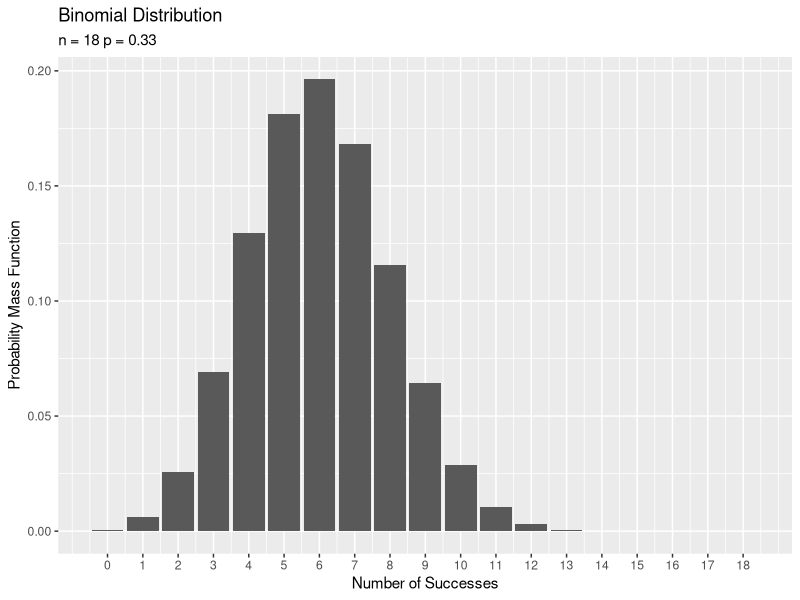
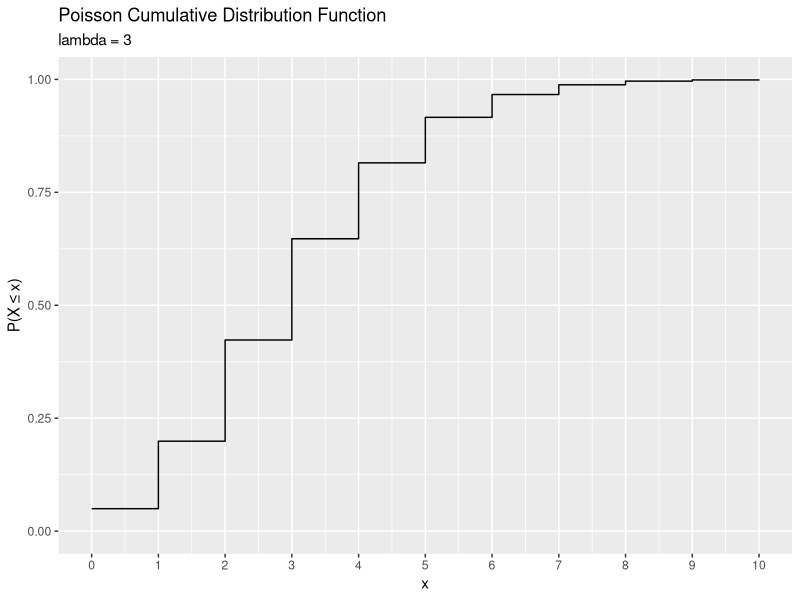

Reproduce these figures in R, in order.
# A. Plot della funzione di massa di probabilità per la distribuzione binomiale con n=18 
#    e p=1/3. Calcolo delle probabilità richieste:
#    - P(X = 3)
#    - P(X ≥ 3)
#    - P(1 ≤ X < 5)
#    - P(X ≥ 15)

p <- 1/3
n <- 18

# Creazione di un dataframe con i valori della distribuzione binomiale
# - x: numero di successi
# - PMF: probabilità di ciascun numero di successi

df_to_plot <- data.frame(
    x = 0:n,
    PMF = dbinom(0:n, size = n, prob = p)
)

library(ggplot2)
# Grafico della funzione di massa di probabilità
# - geom_col(): grafico a barre per rappresentare la distribuzione
# - scale_x_continuous(): etichette sull'asse x per ogni valore da 0 a n

ggplot(df_to_plot, aes(x = x, y = PMF)) + 
    geom_col() +
    scale_x_continuous(breaks = 0:n) +
    labs(x = "Number of Successes", y = "Probability Mass Function",
         title = "Binomial Distribution",
         subtitle = paste("n =", n, "p =", round(p, digits = 2)))

# Calcolo delle probabilità richieste
# P(X = 3): probabilità che X sia esattamente 3
# - dbinom(x, size, prob): restituisce la probabilità esatta per X = x nella distribuzione binomiale
dbinom(x = 3, size = n, prob = p)

# P(X ≥ 3): probabilità che X sia maggiore o uguale a 3
# - pbinom(q, size, prob) calcola P(X ≤ q), quindi per P(X ≥ 3) usiamo 1 - P(X ≤ 2)
1 - pbinom(q = 2, size = n, prob = p) # Alternativa: pbinom(q = 2, size = n, prob = p, lower.tail = FALSE)
# - Alternativa: sommare direttamente le probabilità di X da 3 a 18
dbinom(x = 3:18, size = n, prob = p) |> sum()

# P(1 ≤ X < 5): probabilità che X sia compreso tra 1 e 4
# - pbinom(q, size, prob) restituisce P(X ≤ q), quindi calcoliamo P(X ≤ 4) - P(X ≤ 0)
pbinom(q = 4, size = n, prob = p) - pbinom(q = 0, size = n, prob = p)
# - Alternativa: sommare direttamente le probabilità di X = 1, 2, 3, 4
dbinom(1:4, n, p) |> sum()

# P(X ≥ 15): probabilità che X sia maggiore o uguale a 15
# - Usiamo pbinom(q, size, prob, lower.tail = FALSE) per ottenere P(X ≥ 15)
pbinom(14, n, p, lower.tail = FALSE)
# - Alternativa: sommare direttamente le probabilità di X = 15, 16, 17, 18
dbinom(15:18, n, p) |> sum()

# B. Plot della funzione di distribuzione cumulativa per la distribuzione di Poisson con λ = 3
#    e calcolo delle probabilità richieste:
#    - P(X = 3)
#    - P(X ≥ 3)
#    - P(1 ≤ X < 5)
#    - P(X ≥ 15)

lambda <- 3

# Creazione di un dataframe per la distribuzione cumulativa di Poisson
# - x: valori della distribuzione di Poisson
# - CDF: funzione di distribuzione cumulativa per ogni x

df_to_plot <- data.frame(
    x = 0:10,
    CDF = ppois(0:10, lambda = lambda)
)

# Grafico della funzione di distribuzione cumulativa
# - geom_step(): rappresenta la distribuzione cumulativa con linee a gradini
# - scale_x_continuous(): etichette per i valori di x
# - scale_y_continuous(): imposta i limiti per l'asse Y tra 0 e 1

ggplot(df_to_plot, aes(x = x, y = CDF)) + 
    geom_step() +
    scale_x_continuous(breaks = 0:10) +
    scale_y_continuous(limits = c(0,1)) +
    labs(x = "x", y = "P(X ≤ x)",
         title = "Poisson Cumulative Distribution Function",
         subtitle = paste("lambda =", lambda))

# Calcolo delle probabilità richieste
# P(X = 3): probabilità che X sia esattamente 3
# - dpois(x, lambda): restituisce la probabilità esatta di X = x nella distribuzione di Poisson
dpois(x = 3, lambda = lambda)

# P(X ≥ 3): probabilità che X sia maggiore o uguale a 3
# - ppois(q, lambda) calcola P(X ≤ q), quindi per P(X ≥ 3) usiamo 1 - P(X ≤ 2)
1 - ppois(q = 2, lambda = lambda) # Alternativa: ppois(q = 2, lambda = lambda, lower.tail = FALSE)

# P(1 ≤ X < 5): probabilità che X sia compreso tra 1 e 4
# - ppois(q, lambda) restituisce P(X ≤ q), quindi calcoliamo P(X ≤ 4) - P(X ≤ 0)
ppois(q = 4, lambda = lambda) - ppois(q = 0, lambda = lambda)
# - Alternativa: sommare direttamente le probabilità di X = 1, 2, 3, 4
dpois(1:4, lambda) |> sum()

# P(X ≥ 15): probabilità che X sia maggiore o uguale a 15
# - Usiamo ppois(q, lambda, lower.tail = FALSE) per ottenere P(X ≥ 15)
ppois(14, lambda = lambda, lower.tail = FALSE)
